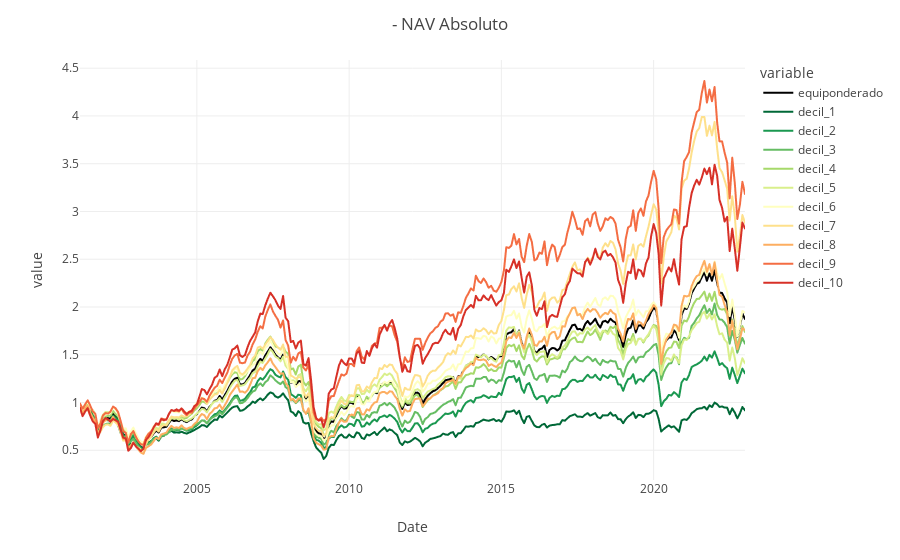

Here is the notebook cell this chart was saved with:
### Code cell
pl.plot_NAV_absoluto(ev_rets)

### Figure 1 — Plotly figure (JSON) as saved in the notebook; plotly's stock layout.template omitted (floating-point values rounded to 4 significant figures; data arrays with more than 128 entries replaced by an {"elided": "..."} marker saying what was removed)
{"data": [{"hovertemplate": "variable=equiponderado<br>index=%{x}<br>value=%{y}<extra></extra>", "legendgroup": "equiponderado", "line": {"color": "#000000", "dash": "solid"}, "marker": {"symbol": "circle"}, "mode": "lines", "name": "equiponderado", "showlegend": true, "type": "scattergl", "x": {"elided": "263 str values"}, "xaxis": "x", "y": {"elided": "263 float values"}, "yaxis": "y"}, {"hovertemplate": "variable=decil_1<br>index=%{x}<br>value=%{y}<extra></extra>", "legendgroup": "decil_1", "line": {"color": "rgb(0,104,55)", "dash": "solid"}, "marker": {"symbol": "circle"}, "mode": "lines", "name": "decil_1", "showlegend": true, "type": "scattergl", "x": {"elided": "263 str values"}, "xaxis": "x", "y": {"elided": "263 float values"}, "yaxis": "y"}, {"hovertemplate": "variable=decil_2<br>index=%{x}<br>value=%{y}<extra></extra>", "legendgroup": "decil_2", "line": {"color": "rgb(26,152,80)", "dash": "solid"}, "marker": {"symbol": "circle"}, "mode": "lines", "name": "decil_2", "showlegend": true, "type": "scattergl", "x": {"elided": "263 str values"}, "xaxis": "x", "y": {"elided": "263 float values"}, "yaxis": "y"}, {"hovertemplate": "variable=decil_3<br>index=%{x}<br>value=%{y}<extra></extra>", "legendgroup": "decil_3", "line": {"color": "rgb(102,189,99)", "dash": "solid"}, "marker": {"symbol": "circle"}, "mode": "lines", "name": "decil_3", "showlegend": true, "type": "scattergl", "x": {"elided": "263 str values"}, "xaxis": "x", "y": {"elided": "263 float values"}, "yaxis": "y"}, {"hovertemplate": "variable=decil_4<br>index=%{x}<br>value=%{y}<extra></extra>", "legendgroup": "decil_4", "line": {"color": "rgb(166,217,106)", "dash": "solid"}, "marker": {"symbol": "circle"}, "mode": "lines", "name": "decil_4", "showlegend": true, "type": "scattergl", "x": {"elided": "263 str values"}, "xaxis": "x", "y": {"elided": "263 float values"}, "yaxis": "y"}, {"hovertemplate": "variable=decil_5<br>index=%{x}<br>value=%{y}<extra></extra>", "legendgroup": "decil_5", "line": {"color": "rgb(217,239,139)", "dash": "solid"}, "marker": {"symbol": "circle"}, "mode": "lines", "name": "decil_5", "showlegend": true, "type": "scattergl", "x": {"elided": "263 str values"}, "xaxis": "x", "y": {"elided": "263 float values"}, "yaxis": "y"}, {"hovertemplate": "variable=decil_6<br>index=%{x}<br>value=%{y}<extra></extra>", "legendgroup": "decil_6", "line": {"color": "rgb(255,255,191)", "dash": "solid"}, "marker": {"symbol": "circle"}, "mode": "lines", "name": "decil_6", "showlegend": true, "type": "scattergl", "x": {"elided": "263 str values"}, "xaxis": "x", "y": {"elided": "263 float values"}, "yaxis": "y"}, {"hovertemplate": "variable=decil_7<br>index=%{x}<br>value=%{y}<extra></extra>", "legendgroup": "decil_7", "line": {"color": "rgb(254,224,139)", "dash": "solid"}, "marker": {"symbol": "circle"}, "mode": "lines", "name": "decil_7", "showlegend": true, "type": "scattergl", "x": {"elided": "263 str values"}, "xaxis": "x", "y": {"elided": "263 float values"}, "yaxis": "y"}, {"hovertemplate": "variable=decil_8<br>index=%{x}<br>value=%{y}<extra></extra>", "legendgroup": "decil_8", "line": {"color": "rgb(253,174,97)", "dash": "solid"}, "marker": {"symbol": "circle"}, "mode": "lines", "name": "decil_8", "showlegend": true, "type": "scattergl", "x": {"elided": "263 str values"}, "xaxis": "x", "y": {"elided": "263 float values"}, "yaxis": "y"}, {"hovertemplate": "variable=decil_9<br>index=%{x}<br>value=%{y}<extra></extra>", "legendgroup": "decil_9", "line": {"color": "rgb(244,109,67)", "dash": "solid"}, "marker": {"symbol": "circle"}, "mode": "lines", "name": "decil_9", "showlegend": true, "type": "scattergl", "x": {"elided": "263 str values"}, "xaxis": "x", "y": {"elided": "263 float values"}, "yaxis": "y"}, {"hovertemplate": "variable=decil_10<br>index=%{x}<br>value=%{y}<extra></extra>", "legendgroup": "decil_10", "line": {"color": "rgb(215,48,39)", "dash": "solid"}, "marker": {"symbol": "circle"}, "mode": "lines", "name": "decil_10", "showlegend": true, "type": "scattergl", "x": {"elided": "263 str values"}, "xaxis": "x", "y": {"elided": "263 float values"}, "yaxis": "y"}], "layout": {"hovermode": "x unified", "legend": {"title": {"text": "variable"}, "tracegroupgap": 0}, "margin": {"t": 60}, "title": {"text": " - NAV Absoluto"}, "xaxis": {"anchor": "y", "domain": [0, 1], "title": {"text": "Date"}}, "yaxis": {"anchor": "x", "domain": [0, 1], "title": {"text": "value"}}}}
